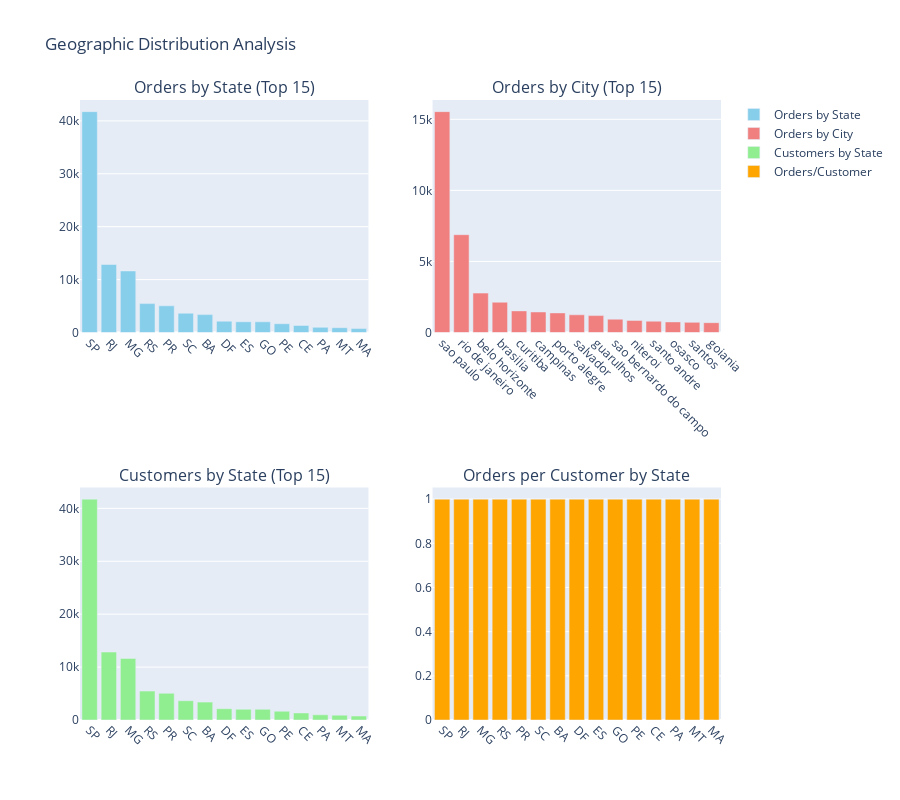

Write notebook code for a chart like this one.
### Markdown cell above
### 3.2 E-Commerce Around Brazil

Geographic analysis of e-commerce distribution across Brazilian states and cities.

### Code cell
# Geographic analysis
# Merge orders with customers to get geographic data
orders_customers = orders_df.merge(customers_df, on='customer_id', how='left')

# State-wise analysis
state_orders = orders_customers.groupby('customer_state').agg({
    'order_id': 'count',
    'customer_id': 'nunique'
}).rename(columns={'order_id': 'total_orders', 'customer_id': 'unique_customers'})
state_orders['orders_per_customer'] = state_orders['total_orders'] / state_orders['unique_customers']
state_orders = state_orders.sort_values('total_orders', ascending=False)

# City-wise analysis (top 20)
city_orders = orders_customers.groupby('customer_city').agg({
    'order_id': 'count',
    'customer_id': 'nunique'
}).rename(columns={'order_id': 'total_orders', 'customer_id': 'unique_customers'})
city_orders['orders_per_customer'] = city_orders['total_orders'] / city_orders['unique_customers']
top_cities = city_orders.sort_values('total_orders', ascending=False).head(20)

# Visualizations
fig = make_subplots(
    rows=2, cols=2,
    subplot_titles=('Orders by State (Top 15)', 'Orders by City (Top 15)', 
                   'Customers by State (Top 15)', 'Orders per Customer by State'),
    specs=[[{"secondary_y": False}, {"secondary_y": False}],
           [{"secondary_y": False}, {"secondary_y": False}]]
)

# Top states by orders
top_states_orders = state_orders.head(15)
fig.add_trace(
    go.Bar(x=top_states_orders.index, y=top_states_orders['total_orders'],
           name='Orders by State', marker_color='skyblue'),
    row=1, col=1
)

# Top cities by orders
fig.add_trace(
    go.Bar(x=top_cities.head(15).index, y=top_cities.head(15)['total_orders'],
           name='Orders by City', marker_color='lightcoral'),
    row=1, col=2
)

# Top states by customers
fig.add_trace(
    go.Bar(x=top_states_orders.index, y=top_states_orders['unique_customers'],
           name='Customers by State', marker_color='lightgreen'),
    row=2, col=1
)

# Orders per customer by state
fig.add_trace(
    go.Bar(x=top_states_orders.index, y=top_states_orders['orders_per_customer'],
           name='Orders/Customer', marker_color='orange'),
    row=2, col=2
)

fig.update_xaxes(tickangle=45)
fig.update_layout(height=800, showlegend=True, title_text="Geographic Distribution Analysis")
fig.show()

# Summary
print("=== Geographic Analysis Summary ===")
print(f"Total States with Orders: {len(state_orders)}")
print(f"Total Cities with Orders: {len(city_orders)}")
print(f"\nTop 5 States by Orders:")
for i, (state, data) in enumerate(state_orders.head(5).iterrows(), 1):
    print(f"  {i}. {state}: {data['total_orders']:,} orders, {data['unique_customers']:,} customers")

print(f"\nTop 5 Cities by Orders:")
for i, (city, data) in enumerate(top_cities.head(5).iterrows(), 1):
    print(f"  {i}. {city}: {data['total_orders']:,} orders, {data['unique_customers']:,} customers")

### Figure 1 — Plotly figure (JSON) as saved in the notebook; plotly's stock layout.template omitted (floating-point values rounded to 4 significant figures)
{"data": [{"marker": {"color": "skyblue"}, "name": "Orders by State", "type": "bar", "x": ["SP", "RJ", "MG", "RS", "PR", "SC", "BA", "DF", "ES", "GO", "PE", "CE", "PA", "MT", "MA"], "xaxis": "x", "y": [41746, 12852, 11635, 5466, 5045, 3637, 3380, 2140, 2033, 2020, 1652, 1336, 975, 907, 747], "yaxis": "y"}, {"marker": {"color": "lightcoral"}, "name": "Orders by City", "type": "bar", "x": ["sao paulo", "rio de janeiro", "belo horizonte", "brasilia", "curitiba", "campinas", "porto alegre", "salvador", "guarulhos", "sao bernardo do campo", "niteroi", "santo andre", "osasco", "santos", "goiania"], "xaxis": "x2", "y": [15540, 6882, 2773, 2131, 1521, 1444, 1379, 1245, 1189, 938, 849, 797, 746, 713, 692], "yaxis": "y2"}, {"marker": {"color": "lightgreen"}, "name": "Customers by State", "type": "bar", "x": ["SP", "RJ", "MG", "RS", "PR", "SC", "BA", "DF", "ES", "GO", "PE", "CE", "PA", "MT", "MA"], "xaxis": "x3", "y": [41746, 12852, 11635, 5466, 5045, 3637, 3380, 2140, 2033, 2020, 1652, 1336, 975, 907, 747], "yaxis": "y3"}, {"marker": {"color": "orange"}, "name": "Orders/Customer", "type": "bar", "x": ["SP", "RJ", "MG", "RS", "PR", "SC", "BA", "DF", "ES", "GO", "PE", "CE", "PA", "MT", "MA"], "xaxis": "x4", "y": [1.0, 1.0, 1.0, 1.0, 1.0, 1.0, 1.0, 1.0, 1.0, 1.0, 1.0, 1.0, 1.0, 1.0, 1.0], "yaxis": "y4"}], "layout": {"annotations": [{"font": {"size": 16}, "showarrow": false, "text": "Orders by State (Top 15)", "x": 0.225, "xanchor": "center", "xref": "paper", "y": 1, "yanchor": "bottom", "yref": "paper"}, {"font": {"size": 16}, "showarrow": false, "text": "Orders by City (Top 15)", "x": 0.775, "xanchor": "center", "xref": "paper", "y": 1, "yanchor": "bottom", "yref": "paper"}, {"font": {"size": 16}, "showarrow": false, "text": "Customers by State (Top 15)", "x": 0.225, "xanchor": "center", "xref": "paper", "y": 0.375, "yanchor": "bottom", "yref": "paper"}, {"font": {"size": 16}, "showarrow": false, "text": "Orders per Customer by State", "x": 0.775, "xanchor": "center", "xref": "paper", "y": 0.375, "yanchor": "bottom", "yref": "paper"}], "height": 800, "showlegend": true, "title": {"text": "Geographic Distribution Analysis"}, "xaxis": {"anchor": "y", "domain": [0, 0.45], "tickangle": 45}, "xaxis2": {"anchor": "y2", "domain": [0.55, 1], "tickangle": 45}, "xaxis3": {"anchor": "y3", "domain": [0, 0.45], "tickangle": 45}, "xaxis4": {"anchor": "y4", "domain": [0.55, 1], "tickangle": 45}, "yaxis": {"anchor": "x", "domain": [0.625, 1]}, "yaxis2": {"anchor": "x2", "domain": [0.625, 1]}, "yaxis3": {"anchor": "x3", "domain": [0, 0.375]}, "yaxis4": {"anchor": "x4", "domain": [0, 0.375]}}}
